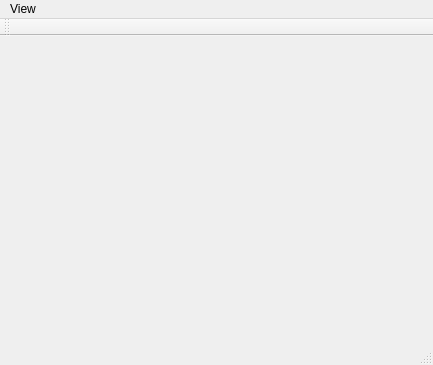
<?xml version="1.0" encoding="UTF-8"?>
<ui version="4.0">
 <class>ImageViewer</class>
 <widget class="QMainWindow" name="ImageViewer">
  <property name="geometry">
   <rect>
    <x>0</x>
    <y>0</y>
    <width>433</width>
    <height>365</height>
   </rect>
  </property>
  <property name="windowTitle">
   <string>ImageViewer</string>
  </property>
  <widget class="QWidget" name="centralWidget">
   <layout class="QGridLayout" name="gridLayout_2">
    <item row="0" column="0">
     <layout class="QGridLayout" name="gridLayout"/>
    </item>
   </layout>
  </widget>
  <widget class="QMenuBar" name="menuBar">
   <property name="geometry">
    <rect>
     <x>0</x>
     <y>0</y>
     <width>433</width>
     <height>21</height>
    </rect>
   </property>
   <widget class="QMenu" name="menuView">
    <property name="title">
     <string>View</string>
    </property>
   </widget>
   <addaction name="menuView"/>
  </widget>
  <widget class="QToolBar" name="mainToolBar">
   <attribute name="toolBarArea">
    <enum>TopToolBarArea</enum>
   </attribute>
   <attribute name="toolBarBreak">
    <bool>false</bool>
   </attribute>
  </widget>
  <widget class="QStatusBar" name="statusBar">
   <property name="sizeGripEnabled">
    <bool>true</bool>
   </property>
  </widget>
  <action name="zoomInAct">
   <property name="enabled">
    <bool>true</bool>
   </property>
   <property name="text">
    <string>Zoom &amp;In (25%)</string>
   </property>
   <property name="shortcut">
    <string>Z</string>
   </property>
  </action>
  <action name="zoomOutAct">
   <property name="enabled">
    <bool>true</bool>
   </property>
   <property name="text">
    <string>Zoom &amp;Out (25%)</string>
   </property>
   <property name="shortcut">
    <string>A</string>
   </property>
  </action>
 </widget>
 <layoutdefault spacing="6" margin="11"/>
 <resources/>
 <connections/>
</ui>
